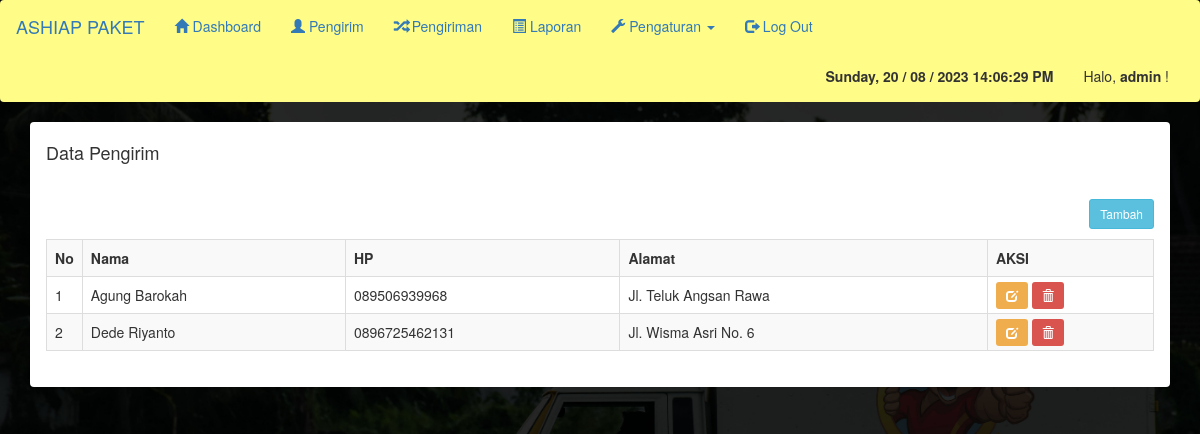
The page /Pengiriman/admin/pengirim.php (signed in) on the database its author committed.
### tables this page shows
CREATE TABLE `pengirim` (
  `id_pengirim` int(11) NOT NULL,
  `nama_pengirim` varchar(255) NOT NULL,
  `hp_pengirim` varchar(20) NOT NULL,
  `alamat_pengirim` text NOT NULL
);

### Pengiriman/admin/pengirim.php (the view)
<?php include 'header.php'; ?>
<div class="container">
    <div class="panel">
        <div class="panel-heading">
            <h4>Data Pengirim</h4>
        </div>
        <div class="panel-body">
            <a href="pengirim_tambah.php" class="btn btn-sm btn-info pull-right">Tambah</a>
            <br/>
            <br/>
            <table class="table table-bordered table-striped">
                <tr>
                    <th width="1%">No</th>
                    <th>Nama</th>
                    <th>HP</th>
                    <th>Alamat</th>
                    <th width="15%">AKSI</th>
                </tr>
        <?php
        include "../koneksi.php";
        $no = 1;
        $query = mysqli_query($koneksi, "SELECT * FROM pengirim order by nama_pengirim asc");
        while ($d = mysqli_fetch_array($query)) {
        ?>
                <tr>
                    <td><?php echo $no++; ?></td>
                    <td><?php echo $d['nama_pengirim']; ?></td>
                    <td><?php echo $d['hp_pengirim']; ?></td>
                    <td><?php echo $d['alamat_pengirim']; ?></td>
                    <td>
                        <a href="pengirim_edit.php?id=<?php echo $d['id_pengirim']; ?>" class="btn-sm btn-warning"><span class="glyphicon glyphicon-edit"></span></a>
                        <a href="pengirim_hapus.php?id=<?php echo $d['id_pengirim']; ?>" class="btn-sm btn-danger" onclick="return confirm('Yakin akan dihapus?')"><span class="glyphicon glyphicon-trash"></span></a>
                </tr>
            <?php
                }
            ?>
            </table>
        </div>
    </div>
</div>
<?php include 'footer.php'; ?>

### rows shown on the page
pengirim: nama_pengirim "Agung Barokah", hp_pengirim "089506939968", alamat_pengirim "Jl. Teluk Angsan Rawa"
pengirim: nama_pengirim "Dede Riyanto", hp_pengirim "0896725462131", alamat_pengirim "Jl. Wisma Asri No. 6"

### other values the page prints
$_SESSION['username'] "admin"
